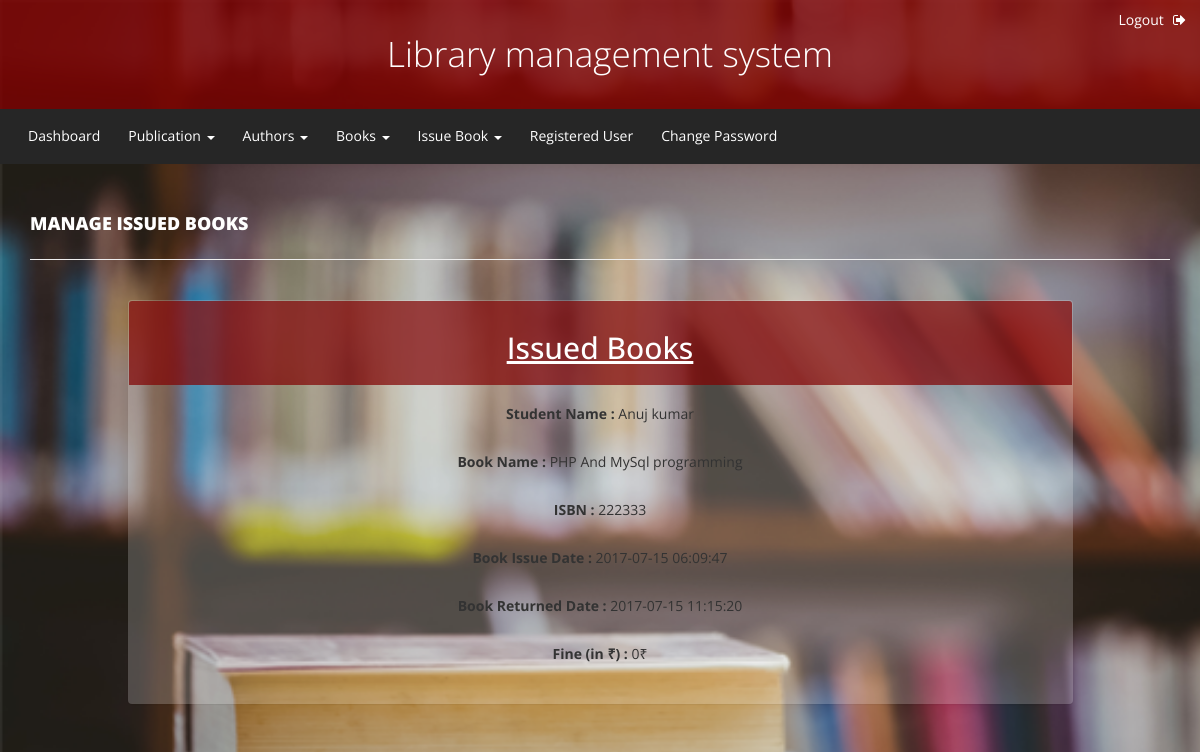
The app's page /admin/manage_issued_books.php?rid=1 with its own data.
### tables this page shows
CREATE TABLE `tblissuedbookdetails` (
  `id` int(11) NOT NULL,
  `BookId` int(11) DEFAULT NULL,
  `StudentID` varchar(150) DEFAULT NULL,
  `IssuesDate` timestamp NULL DEFAULT CURRENT_TIMESTAMP,
  `ReturnDate` timestamp NULL DEFAULT NULL ON UPDATE CURRENT_TIMESTAMP,
  `RetrunStatus` int(1) DEFAULT NULL,
  `fine` int(11) DEFAULT NULL
);

CREATE TABLE `tblstudents` (
  `id` int(11) NOT NULL,
  `StudentId` varchar(100) DEFAULT NULL,
  `FullName` varchar(120) DEFAULT NULL,
  `EmailId` varchar(120) DEFAULT NULL,
  `Address` varchar(50) NOT NULL,
  `Dept` varchar(20) NOT NULL,
  `Course` varchar(20) NOT NULL,
  `MobileNumber` char(11) DEFAULT NULL,
  `QId` varchar(10) NOT NULL,
  `Answer` varchar(50) NOT NULL,
  `Password` varchar(120) DEFAULT NULL,
  `Status` int(1) DEFAULT NULL,
  `RegDate` timestamp NULL DEFAULT CURRENT_TIMESTAMP,
  `UpdationDate` timestamp NULL DEFAULT NULL ON UPDATE CURRENT_TIMESTAMP
);

CREATE TABLE `tblbooks` (
  `id` int(11) NOT NULL,
  `BookName` varchar(255) DEFAULT NULL,
  `CatId` int(11) DEFAULT NULL,
  `AuthorId` int(11) DEFAULT NULL,
  `ISBNNumber` int(11) DEFAULT NULL,
  `BookPrice` int(11) DEFAULT NULL,
  `RegDate` timestamp NULL DEFAULT CURRENT_TIMESTAMP,
  `UpdationDate` timestamp NULL DEFAULT NULL ON UPDATE CURRENT_TIMESTAMP
);

### admin/manage_issued_books.php (the view, shortened to what this page needs)
<?php
$con=mysqli_connect('localhost','root','','library');
?>
<!DOCTYPE html>
<html xmlns="http://www.w3.org/1999/xhtml">
<head>
    <link href="css/bootstrap.css" rel="stylesheet" />
    <link href="css/font-awesome.css" rel="stylesheet" />
    <link rel="stylesheet" type="text/css" href="css/template.css">
    <link href="css/style.css" rel="stylesheet" />
</head>
<body style="background-image: url('lib.png');
background-repeat: no-repeat;
background-size: cover;">
<?php include('includes/navbar2.php');?>
<div class="content-wrapper">
         <div class="container">
        <div class="row pad-botm">
            <div class="col-md-12">
                <h4 class="header-line" style="color: white">Manage Issued Books</h4>
              </div>
             <div class="row">
             </div>
        </div>
        <div class="row">
          <div class="col-md-10 col-sm-6 col-xs-12 col-md-offset-1">
            <div class="panel" style="background:rgba(255,255,255,0.2); ">
              <div class="panel-heading text-center" style="background:rgba(128,0,0,0.7);color:white">
                <h2><u>Issued Books</u></h2>
              </div>
            <div class="panel-body text-center">
              <form role="form" method="post">
              <?php
              $rid=intval($_GET['rid']);
              $sql=mysqli_query($con,"SELECT tblstudents.FullName,tblbooks.BookName,tblbooks.ISBNNumber,tblissuedbookdetails.IssuesDate,tblissuedbookdetails.ReturnDate,tblissuedbookdetails.id as rid,tblissuedbookdetails.fine,tblissuedbookdetails.RetrunStatus from  tblissuedbookdetails join tblstudents on tblstudents.StudentId=tblissuedbookdetails.StudentId join tblbooks on tblbooks.id=tblissuedbookdetails.BookId where tblissuedbookdetails.id=$rid ");
              $rows=mysqli_fetch_array($sql);
                              ?>
                <div class="form-group">
                  <label>Student Name :</label>
                  <?php echo $rows['FullName'];?>
                </div>
                <div class="form-group">
                  <label>Book Name :</label>
                  <?php echo $rows['BookName'];?>
                </div>
                <div class="form-group">
                  <label>ISBN :</label>
                  <?php echo $rows['ISBNNumber'];?>
                </div>
                <div class="form-group">
                  <label>Book Issue Date :</label>
                  <?php echo $rows['IssuesDate'];?>
                </div>
                <div class="form-group">
                  <label>Book Returned Date :</label>
                  <?php if($rows['ReturnDate']=="")
                          {
                              echo htmlentities("Not Return Yet");
                          } else
                          {
                              echo $rows['ReturnDate'];
                          }?>
                </div>
                <div class="form-group">
                  <label>Fine (in ₹) :</label>
                    <?php
                    if($rows['fine']=="")
                    {?>
                      <input class="form-control" type="text" name="fine" id="fine"  required />
                    <?php }else
                    {
                      echo $rows['fine']."₹";
                    }?>
                </div>
              </form>
            </div>
          </div>
        </div>
      </div>
    </div>
  </div>
</body>
</html>

### admin/css/template.css (style rules this page uses)
body { background:background:rgba( 128, 0, 0,0.8);; line-height: 1.4; font-family: sans-serif; }

### admin/css/style.css (style rules this page uses)
.content-wrapper { margin-top: 40px; min-height:800px; padding-bottom:90px; }
.header-line { font-weight:900; padding-bottom:25px; border-bottom:1px solid #eeeeee; text-transform:uppercase; }
.pad-botm { padding-bottom:30px; }

### records on screen
tblissuedbookdetails: tblstudents.FullName "Anuj kumar", BookId.BookName "PHP And MySql programming", BookId.ISBNNumber "222333", IssuesDate "2017-07-15 06:09:47", ReturnDate "2017-07-15 11:15:20", fine "0"
